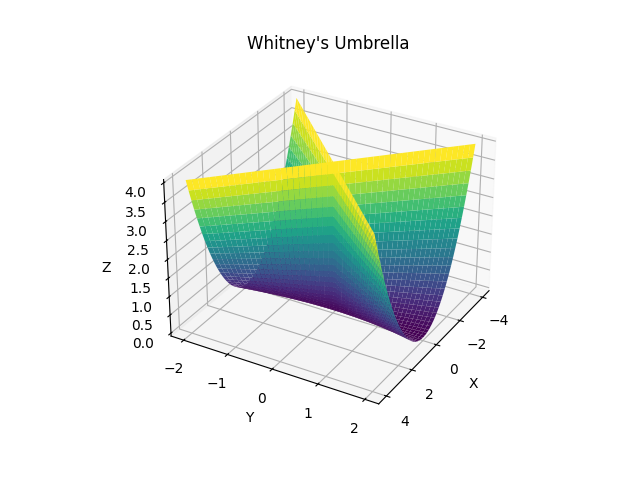

Write Python code to recreate this figure.
from sympy import symbols, groebner
import numpy as np
import matplotlib.pyplot as plt
from mpl_toolkits import mplot3d

u, v, x, y, z = symbols('u v x y z')

f1 = u * v - x
f2 = v - y
f3 = u**2 - z

G = groebner([f1, f2, f3], u, v, x, y, z, order='lex')

print("Baza Groebnera dla równań parametrycznych Parasolki Whitney'a:")
counter = 1
for g in G:
    print(f"{counter}. {g}")
    counter += 1

u = np.linspace(-2, 2, 1000)
v = np.linspace(-2, 2, 1000)

U, V = np.meshgrid(u, v)

X = U * V
Y = U
Z = V ** 2

fig = plt.figure()
ax = fig.add_subplot(111, projection='3d')
ax.plot_surface(X, Y, Z, cmap='viridis')

ax.set_xlabel('X')
ax.set_ylabel('Y')
ax.set_zlabel('Z')
ax.set_title("Whitney's Umbrella")

ax.view_init(elev=30, azim=30)
plt.grid(True)
plt.savefig('whitney_umbrella.png')

